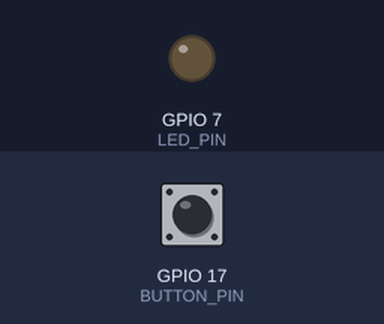
Recording of a program running on a simulated Raspberry Pi (BCM pin numbers). Parts: output pins drawn as LEDs (lit = HIGH). Inputs (shaded band) come from the test bench; at power-on: GPIO 17 (BUTTON_PIN) LOW.

Above: at 1.2 s.
1.3 s: GPIO 17 (BUTTON_PIN) pulled HIGH for 0.15 s
At 1.37 s:
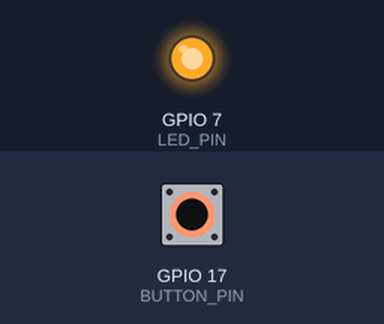
2.9 s: GPIO 17 (BUTTON_PIN) pulled HIGH for 3.2 s
At 6.9 s:
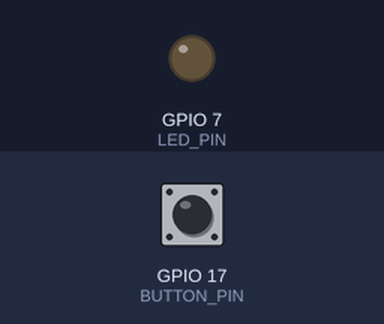
Timing chart, 0 to 8.4 s (numbered marks = the images above; inputs shaded):
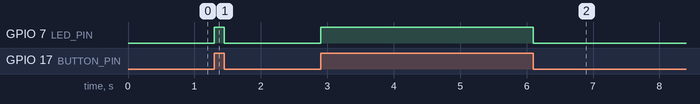

Measured:
- after the input at 1.3 s, GPIO 7 (LED_PIN): LOW → HIGH at once, → LOW 0.15 s later
- after the input at 2.9 s, GPIO 7 (LED_PIN): LOW → HIGH at once, → LOW 3.2 s later

The program:

hello_raspi.py
```python
# RasPi Simple Sensor - Beginning Sensor Networks
#
# For this script, we explore a simple sensor (a pushbutton) and a simple
# response to sensor input (a LED). When the sensor is activated (the
# button is pushed), the LED is illuminated.

import RPi.GPIO as GPIO   # GPIO library

# Pin assignments
LED_PIN = 7
BUTTON_PIN = 17

# Setup GPIO module and pins
GPIO.setmode(GPIO.BCM)
GPIO.setup(LED_PIN, GPIO.OUT)
GPIO.setup(BUTTON_PIN, GPIO.IN)

# Set LED pin to OFF (no voltage)
GPIO.output(LED_PIN, GPIO.LOW)

# Loop forever
while 1:
    # Detect voltage on button pin
    if GPIO.input(BUTTON_PIN) == 1:
        # Turn on the LED
        GPIO.output(LED_PIN, GPIO.HIGH)
    else:
        # Turn off the LED
        GPIO.output(LED_PIN, GPIO.LOW)
```
